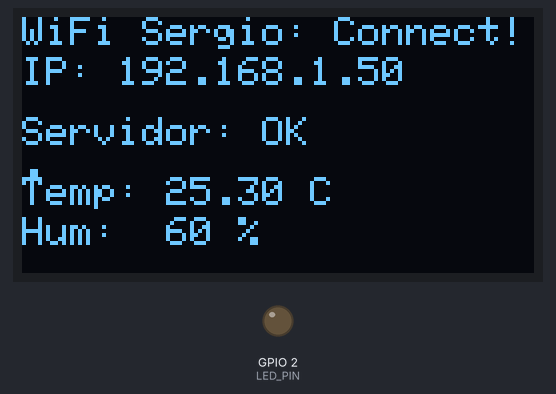
Bench run of a sketch on a simulated ESP32. On the bench: 128×64 one-colour display, output pins drawn as LEDs (lit = HIGH). WiFi joins after 1.5 s; servers stay silent unless stated; what the sketch prints to the serial monitor is not drawn.

Above: at 2.1 s.

Measured:
- what the display in image 0 shows lasts 1.4 s, from 2.0 s to 3.4 s

The sketch:

esp32_client.ino
```cpp
// trabalho_final/esp32/esp32_client/esp32_client.ino

// --- INCLUSÃO DE BIBLIOTECAS ---
#include <WiFi.h>              // Biblioteca nativa do ESP32 para gerenciar conexão WiFi
#include <Wire.h>              // Biblioteca para comunicação I2C (usada pelo display OLED)
#include <Adafruit_GFX.h>      // Biblioteca gráfica base da Adafruit (fontes, linhas, formas)
#include <Adafruit_SSD1306.h>  // Driver específico para controlar o display OLED SSD1306

// --- CONFIGURAÇÕES DA REDE E SERVIDOR ---
// Define o nome da rede WiFi (SSID)
const char* ssid = "NOME DA REDE";
// Define a senha da rede WiFi
const char* password = "SENHA DA REDE";
// Define o endereço IP do servidor (computador) que receberá os dados
const char* host = "10.86.70.245";
// Define a porta de comunicação TCP do servidor (deve ser a mesma configurada no servidor python)
const int port = 5000;

// --- CONFIGURAÇÕES DE HARDWARE ---
// Define o pino do LED interno
#define LED_PIN 2

// Configurações da tela OLED para a placa HW-724
#define SCREEN_WIDTH 128  // Largura do display em pixels
#define SCREEN_HEIGHT 64  // Altura do display em pixels
#define OLED_SDA 5        // Pino de dados I2C (SDA)
#define OLED_SCL 4        // Pino de clock I2C (SCL)

// --- OBJETOS GLOBAIS ---
// Cria um objeto cliente WiFi para gerenciar a conexão TCP
WiFiClient client;
// Cria o objeto de controle do display OLED, passando largura, altura, referência do I2C e pino de reset (-1 se não houver)
Adafruit_SSD1306 display(SCREEN_WIDTH, SCREEN_HEIGHT, &Wire, -1);

// --- FUNÇÃO DE SETUP (Executada uma vez ao iniciar) ---
void setup() {
  Serial.begin(115200);       // Inicia a comunicação serial para debug no PC (velocidade 115200)
  pinMode(LED_PIN, OUTPUT);   // Configura o pino do LED como saída digital
  digitalWrite(LED_PIN, LOW); // Garante que o LED comece apagado

  // Inicia o barramento I2C definindo manualmente os pinos SDA e SCL
  Wire.begin(OLED_SDA, OLED_SCL);

  // Tenta iniciar o display no endereço I2C 0x3C
  if(!display.begin(SSD1306_SWITCHCAPVCC, 0x3C)) {
    Serial.println(F("Falha ao iniciar a tela SSD1306")); // Mensagem de erro na serial se falhar
    for(;;); // Loop infinito para travar o programa caso o display não funcione
  }

  // --- Inicialização da Interface Visual ---
  display.clearDisplay();           // Limpa o buffer da tela (apaga tudo)
  display.setTextSize(1);           // Define o tamanho da fonte (1 é o padrão pequeno)
  display.setTextColor(SSD1306_WHITE); // Define a cor do texto (Branco, já que o display é monocromático)
  display.setCursor(0, 0);          // Posiciona o cursor de escrita no canto superior esquerdo (X=0, Y=0)
  display.println("Conectando ao WiFi..."); // Escreve o texto no buffer
  display.display();                // Envia o buffer para o hardware da tela (atualiza a imagem)

  // --- Conexão WiFi ---
  WiFi.begin(ssid, password);       // Inicia a tentativa de conexão com a rede configurada
  // Loop que roda enquanto o status não for "Conectado"
  while (WiFi.status() != WL_CONNECTED) {
    delay(500);         // Espera meio segundo entre checagens
    Serial.print(".");  // Imprime um ponto na serial para feedback
    display.print("."); // Imprime um ponto no OLED para feedback visual
    display.display();  // Atualiza a tela
  }

  // Após conectar, atualiza a tela mostrando o IP obtido
  updateDisplayInfo("WiFi Sergio: Connect!","IP: " + WiFi.localIP().toString());
}

// --- LOOP PRINCIPAL (Executado repetidamente) ---
void loop() {
  // Verifica se a conexão TCP com o servidor caiu ou não existe
  if (!client.connected()) {
    connectToServer(); // Chama a função para tentar reconectar
  }

  // Variável estática para controlar o tempo (não bloqueante)
  static unsigned long lastSendTime = 0;

  // Verifica se passaram 2000ms (2 segundos) desde o último envio
  if (millis() - lastSendTime > 2000) {
    // Valores simulados de sensores
    float temp = 25.3;
    int hum = 60;

    // Cria uma string no formato JSON manualmente para enviar ao servidor
    // Exemplo: {"type": "data", "from": "esp32", "payload": {"temp": 25.3, "hum": 60}}
    String jsonData = "{\"type\": \"data\", \"from\": \"esp32\", \"payload\": {\"temp\": " + String(temp) + ", \"hum\": " + String(hum) + "}}";

    client.println(jsonData); // Envia o JSON via TCP para o servidor

    updateDisplayData(temp, hum); // Atualiza a parte da tela que mostra os dados dos sensores
    lastSendTime = millis();      // Atualiza o contador de tempo
  }

  // Verifica se há dados chegando do servidor
  if (client.available()) {
    String command = client.readStringUntil('\n'); // Lê a mensagem recebida até encontrar uma quebra de linha
    command.trim(); // Remove espaços em branco ou quebras de linha no início/fim

    // Verifica se a mensagem tem o formato "chave:valor" procurando por ':'
    int colonIndex = command.indexOf(':');
    if (colonIndex != -1) {
      // Se tiver ':', pega apenas a parte depois do ':' (o comando real)
      command = command.substring(colonIndex + 1);
      command.trim(); // Limpa espaços novamente
    }

    // --- LÓGICA DE COMANDOS RECEBIDOS ---
    // Comandos que controlam a tela OLED >>>

    if (command == "led_on") {
      // Se o comando for "led_on", liga o hardware do display
      display.ssd1306_command(SSD1306_DISPLAYON);
      updateDisplayStatus("Tela: LIGADA"); // Mostra status na tela

    } else if (command == "led_off") {
      // Se o comando for "led_off", prepara para desligar
      updateDisplayStatus("Tela: DESLIGADA"); // Avisa o usuário antes de apagar
      delay(500); // Pequeno delay para o usuário conseguir ler a mensagem "DESLIGADA"

      // Envia comando de baixo nível para desligar a alimentação do painel OLED (economia de energia)
      display.ssd1306_command(SSD1306_DISPLAYOFF);
    }
  }
}

// --- FUNÇÕES AUXILIARES ---

// Função para gerenciar a conexão com o servidor TCP
void connectToServer() {
  updateDisplayStatus("Conectando Servidor..."); // Atualiza status na tela

  // Tenta conectar ao IP e Porta definidos. Retorna true se sucesso.
  while (!client.connect(host, port)) {
    Serial.println("Falha na conexão. Tentando novamente em 5 segundos...");
    delay(5000); // Espera 5 segundos antes de tentar de novo (bloqueante)
  }

  Serial.println("Conectado ao servidor");
  updateDisplayStatus("Servidor: OK"); // Atualiza status na tela confirmando conexão
}

// Função para limpar a tela e escrever o cabeçalho (WiFi e IP)
void updateDisplayInfo(String line1, String line2) {
  display.clearDisplay();   // Limpa tudo
  display.setCursor(0, 0);  // Linha 1
  display.println(line1);
  display.setCursor(0, 10); // Linha 2 (aprox 10px abaixo)
  display.println(line2);
  display.display();        // Atualiza
}

// Função otimizada para atualizar apenas a linha de status (evita piscar a tela toda)
void updateDisplayStatus(String status) {
  // Desenha um retângulo preto para "apagar" apenas a área antiga do status
  // Parâmetros: (x, y, largura, altura, cor)
  display.fillRect(0, 25, SCREEN_WIDTH, 10, SSD1306_BLACK);

  display.setCursor(0, 25); // Posiciona cursor na área limpa
  display.println(status);  // Escreve o novo status
  display.display();        // Atualiza
}

// Função otimizada para atualizar apenas os dados numéricos (Temperatura/Umidade)
void updateDisplayData(float temp, int hum) {
  // Limpa apenas a área inferior onde ficam os dados
  display.fillRect(0, 40, SCREEN_WIDTH, 24, SSD1306_BLACK);

  display.setCursor(0, 40);
  display.print("Temp: ");
  display.print(temp);
  display.println(" C"); // Adiciona unidade

  display.setCursor(0, 50);
  display.print("Hum:  ");
  display.print(hum);
  display.println(" %"); // Adiciona unidade

  display.display(); // Atualiza a tela
}
```
